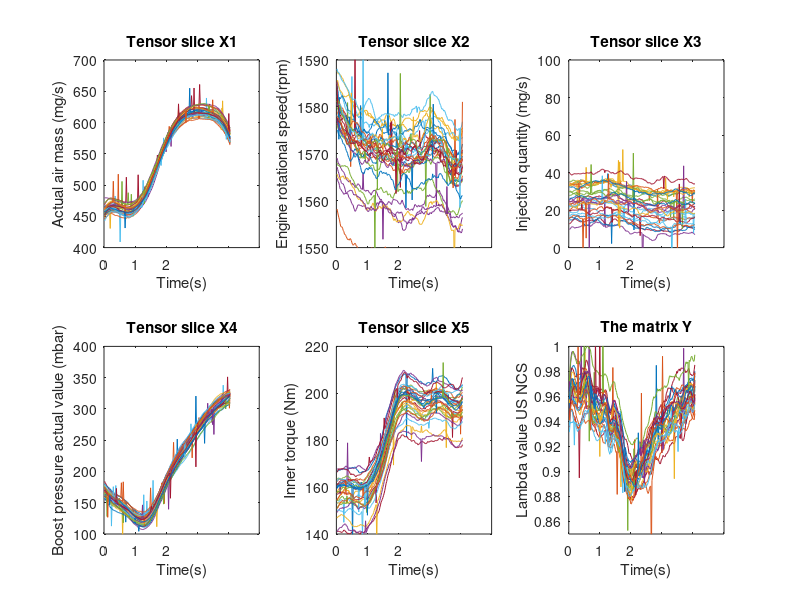

This chart was generated by the following MATLAB code: (Note: this script raises an error after producing the figure.)
clear; close all; clc

addpath('D:\Matlab_Toolbox\tensor_toolbox');
addpath('D:\Matlab_Toolbox\tensorlab_2016-03-28');
addpath('D:\Matlab_Toolbox\CMTF_Toolbox_v1_1');
addpath('D:\Matlab_Toolbox\CMTF_Toolbox_v1_1\poblano_toolbox-main');
%% This is the code for Case study 1
%  load real data
data = load('surrogate_engin_data.mat');   
L1 = reshape(cell2mat(data.x_new),[200,203,5]);  
L2 = data.y_new; 
r = 5;

outlier_variance = [400,60,100,500,100,0.001];
outlier_ratio = 0.01; 

% Generate sparse outlier S1 to X
sizeL = size(L1(:,:,1));
S1 = zeros(200,203,5);
for i = 1:5
    S1(:,:,i) = sqrt(outlier_variance(i)).*randn(sizeL);
    S1(:,:,i) = S1(:,:,i).* double(sprand(sizeL(1),sizeL(2),outlier_ratio)~=0);
end
X = L1 + S1;
% Generate outlier S2 to Y
sizeY = size(L2);
S2 = sqrt(outlier_variance(6)).*randn(sizeY);
S2 = S2.*double(sprand(sizeY(1),sizeY(2),outlier_ratio)~=0);
Y = L2 + S2;

%% Plot the noisy tensor and matrix data
figure(1)
y = {'Actual air mass (mg/s)','Engine rotational speed(rpm)','Injection quantity (mg/s)',...
    'Boost pressure actual value (mbar)','Inner torque (Nm)', 'Lambda value US NCS'};
x = {'Tensor slice X1','Tensor slice X2','Tensor slice X3','Tensor slice X4','Tensor slice X5','The matrix Y'};
min = [400, 1550, 0, 100, 140, 0.85];
max = [700, 1590, 100, 400, 220, 1];

num_example = 30;
for i = 1:5
    plotX = X(:,:,i);
    for j = 1:num_example
        subplot(2,3,i)
        plot(plotX(j,:));
        title(x{i})
        xlabel('Time(s)')
        ylabel(y{i})
        ylim([min(i) max(i)]);
        xticklabels({'0','1','2'});
        hold on
    end
end
subplot(2,3,6)
plot(Y(1:num_example,:)')
xticklabels({'0','1','2'});
xlabel('Time(s)')
ylim([min(6) max(6)]);
ylabel(y{6})
title(x{6})

%% Execute the proposed method and benchmarks
alpha = optimizableVariable('alpha',[0.01,0.05]);
beta = optimizableVariable('beta',[0.001,0.05]);

fun = @(x)parameter_tunning(x,r,X,Y);
results = bayesopt(fun,[alpha,beta],'IsObjectiveDeterministic',true,...
    'NumCoupledConstraints',0,'PlotFcn',{},...
    'AcquisitionFunctionName','expected-improvement-plus','Verbose',1,...
    'UseParallel',false,'MaxObjectiveEvaluations',1);
%     'UseParallel',true,...
% @plotMinObjective,@plotObjective,@plotObjectiveModel,@plotAcquisitionFunction
zbest = bestPoint(results);
RCCPD_TRS = results.MinObjective;  
% Compare with CP decomposition
CPD_X = cpdgen(cpd(X,r));
CP_TRS = frob(X - CPD_X) / frob(X);
% disp('CP_TRS = ');
% disp(CP_TRS)
% Compare with CMTF
CMTF_TRS = compare_cmtf(X,Y,r);
% disp('CMTF_TRS = ')
% disp(CMTF_TRS)
% 
